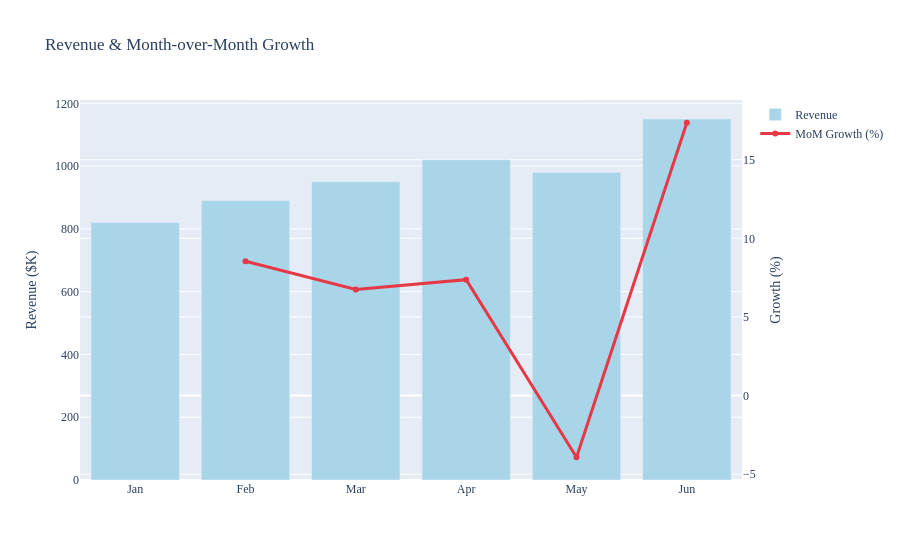

Notebook cell for this chart:
### Markdown cell above
## Common Variations (자주 쓰는 변형)

### Code cell
# Combine a bar trace and a line trace on TWO different y-axes in one Figure
# 막대 trace와 선 trace를 서로 다른 두 개의 y축에 하나의 Figure로 결합
months2 = ['Jan', 'Feb', 'Mar', 'Apr', 'May', 'Jun']
revenue2 = [820, 890, 950, 1020, 980, 1150]
growth = [None] + [(revenue2[i] - revenue2[i - 1]) / revenue2[i - 1] * 100 for i in range(1, len(revenue2))]

fig = go.Figure()
fig.add_trace(go.Bar(x=months2, y=revenue2, name='Revenue', marker_color='#A8D5E8', yaxis='y'))
fig.add_trace(go.Scatter(x=months2, y=growth, mode='lines+markers', name='MoM Growth (%)',
                          line=dict(color='#E63946', width=3), yaxis='y2'))
fig.update_layout(
    title='Revenue & Month-over-Month Growth',
    font=dict(family='AppleGothic'),
    yaxis=dict(title='Revenue ($K)'),
    yaxis2=dict(title='Growth (%)', overlaying='y', side='right'),
)
fig.show()

### Figure 1 — Plotly figure (JSON) as saved in the notebook; plotly's stock layout.template omitted (floating-point values rounded to 4 significant figures)
{"data": [{"marker": {"color": "#A8D5E8"}, "name": "Revenue", "type": "bar", "x": ["Jan", "Feb", "Mar", "Apr", "May", "Jun"], "y": [820, 890, 950, 1020, 980, 1150], "yaxis": "y"}, {"line": {"color": "#E63946", "width": 3}, "mode": "lines+markers", "name": "MoM Growth (%)", "type": "scatter", "x": ["Jan", "Feb", "Mar", "Apr", "May", "Jun"], "y": [null, 8.537, 6.742, 7.368, -3.922, 17.35], "yaxis": "y2"}], "layout": {"font": {"family": "AppleGothic"}, "title": {"text": "Revenue & Month-over-Month Growth"}, "yaxis": {"title": {"text": "Revenue ($K)"}}, "yaxis2": {"overlaying": "y", "side": "right", "title": {"text": "Growth (%)"}}}}
